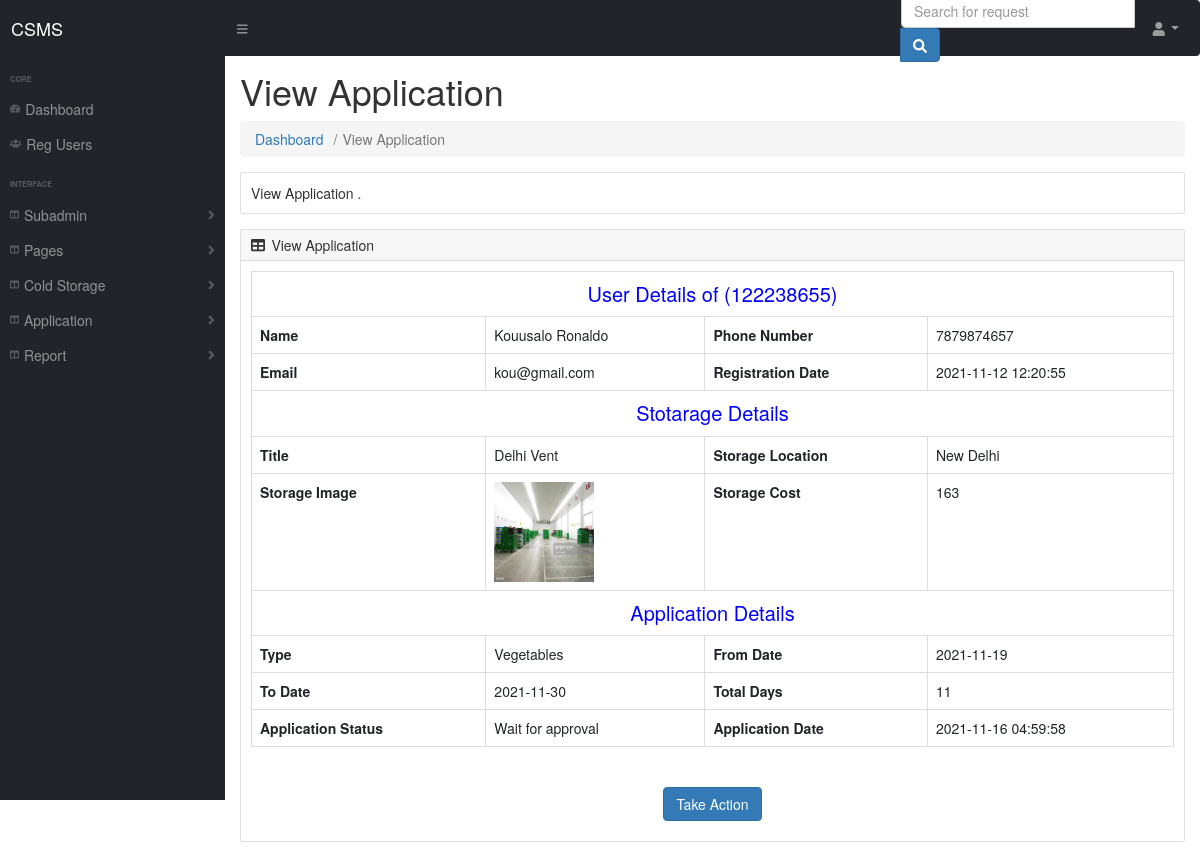
/admin/view-application.php?viewid=2 (signed in), run on the app's committed database.
### tables this page shows
CREATE TABLE `tblapplication` (
  `ID` int(5) NOT NULL,
  `UserID` int(5) DEFAULT NULL,
  `ColdStorageID` int(5) DEFAULT NULL,
  `ApplicationNumber` varchar(200) DEFAULT NULL,
  `Type` varchar(100) DEFAULT NULL,
  `FromDate` varchar(100) DEFAULT NULL,
  `ToDate` varchar(100) DEFAULT NULL,
  `ApplyDate` timestamp NULL DEFAULT current_timestamp(),
  `Remark` varchar(200) DEFAULT NULL,
  `Status` varchar(100) DEFAULT NULL,
  `RemarkDate` timestamp NULL DEFAULT NULL ON UPDATE current_timestamp()
);

CREATE TABLE `tbluser` (
  `ID` int(5) NOT NULL,
  `FirstName` varchar(200) DEFAULT NULL,
  `LastName` varchar(200) DEFAULT NULL,
  `MobileNumber` bigint(10) DEFAULT NULL,
  `Email` varchar(200) DEFAULT NULL,
  `Password` varchar(200) DEFAULT NULL,
  `RegDate` timestamp NULL DEFAULT current_timestamp()
);

CREATE TABLE `tblstorage` (
  `ID` int(5) NOT NULL,
  `Title` varchar(200) DEFAULT NULL,
  `Location` varchar(200) DEFAULT NULL,
  `Image` varchar(200) DEFAULT NULL,
  `Cost` decimal(10,0) DEFAULT NULL,
  `CreationDate` timestamp NULL DEFAULT current_timestamp()
);

### admin/view-application.php (the view, shortened to what this page needs)
<?php session_start();
if(strlen($_SESSION['csmsaid'])==0)
  {
header('location:index.php');
}
else{
  ?>
<!DOCTYPE html>
<html lang="en">
    <head>
        <link href="https://cdn.jsdelivr.net/npm/simple-datatables@latest/dist/style.css" rel="stylesheet" />
        <link href="css/styles.css" rel="stylesheet" />
    </head>
    <body class="sb-nav-fixed">
        <?php include_once("includes/navbar.php");?>
        <div id="layoutSidenav">
            <div id="layoutSidenav_nav">
              <?php include_once("includes/sidebar.php");?>
            </div>
            <div id="layoutSidenav_content">
                <main>
                    <div class="container-fluid px-4">
                        <h1 class="mt-4">View Application</h1>
                        <ol class="breadcrumb mb-4">
                            <li class="breadcrumb-item"><a href="dashboard.php">Dashboard</a></li>
                            <li class="breadcrumb-item active">View Application</li>
                        </ol>
                        <div class="card mb-4">
                            <div class="card-body">
                                View Application
                                .
                            </div>
                        </div>
                        <div class="card mb-4">
                            <div class="card-header">
                                <i class="fas fa-table me-1"></i>
                                View Application
                            </div>
                            <div class="card-body">
                                 <?php
 $viewid=$_GET['viewid'];
$ret=mysqli_query($con,"select tblapplication.ID as aid,tblapplication.ApplicationNumber,tblapplication.Status,tblapplication.FromDate,tblapplication.ToDate,tblapplication.ApplyDate,tblapplication.Type,tbluser.FirstName,tbluser.LastName,tbluser.MobileNumber,tbluser.Email,tbluser.RegDate,tblstorage.Title,tblstorage.Location,tblstorage.Image,tblstorage.Cost,datediff(tblapplication.ToDate,tblapplication.FromDate) as totaldays from tblapplication join tbluser on tbluser.ID=tblapplication.UserID join tblstorage on tblstorage.ID=tblapplication.ColdStorageID where tblapplication.ID='$viewid'");
while ($row=mysqli_fetch_array($ret)) {
?>
<table class="table table-bordered data-table">
 <tr align="center">
<td colspan="4" style="font-size:20px;color:blue">
User Details of (<?php  echo $row['ApplicationNumber'];?>)</td></tr>
 <tr>
    <th>Name</th>
    <td><?php  echo $row['FirstName'];?> <?php  echo $row['LastName'];?></td>
    <th>Phone Number</th>
    <td><?php  echo $row['MobileNumber'];?></td>
  </tr>
  <tr>
    <th>Email</th>
    <td><?php  echo $row['Email'];?></td>
    <th>Registration Date</th>
    <td><?php  echo $row['RegDate'];?></td>
  </tr>
  <tr align="center">
<td colspan="4" style="font-size:20px;color:blue">
 Stotarage Details</td></tr>
 <tr>
  <tr>
    <th>Title</th>
    <td><?php  echo $row['Title'];?></td>
       <th>Storage Location</th>
    <td><?php  echo $row['Location'];?></td>
  </tr>
  <tr>
   <th>Storage Image</th>
    <td><img src="images/<?php  echo $row['Image'];?>" width="100" height="100"></td>
     <th>Storage Cost</th>
    <td><?php  echo $row['Cost'];?></td>
  </tr>
  <tr align="center">
<td colspan="4" style="font-size:20px;color:blue">
 Application Details</td></tr>
 <tr>
  <tr>
    <th>Type</th>
    <td><?php  echo $row['Type'];?></td>
     <th>From Date</th>
    <td><?php  echo $fdate=$row['FromDate'];?></td>
  </tr>
  <tr>
    <th>To Date</th>
    <td><?php  echo $tdate= $row['ToDate'];?></td>
     <th>Total Days</th>
    <td><?php  echo $totaldays= $row['totaldays'];?></td>
  </tr>
  <tr>
    <th>Application Status</th>
    <td> <?php
    $status=$row['Status'];
if($row['Status']=="")
{
  echo "Wait for approval";
}
     ;?></td>
     <th>Application Date</th>
    <td><?php  echo $row['ApplyDate'];?></td>
  </tr>
</table>
 <?php } ?>
<?php if($status==""){ ?>
<p align="center" style="padding-top: 20px;">
 <button class="btn btn-primary waves-effect waves-light w-lg" data-toggle="modal" data-target="#myModal">Take Action</button></p>
<?php } ?>
                </main>
                <?php include_once("includes/sidebar.php");?>
            </div>
        </div>
          <link rel="stylesheet" href="https://maxcdn.bootstrapcdn.com/bootstrap/3.4.1/css/bootstrap.min.css">
    </body>
</html>
<?php } ?>

### data on the page
tblapplication: ApplicationNumber "122238655", UserID.FirstName "Kouusalo", UserID.LastName "Ronaldo", UserID.MobileNumber "7879874657", UserID.Email "kou@gmail.com", UserID.RegDate "2021-11-12 12:20:55", tblstorage.Title "Delhi Vent", tblstorage.Location "New Delhi", tblstorage.Image (picture), tblstorage.Cost "163", Type "Vegetables", FromDate "2021-11-19", ToDate "2021-11-30", totaldays "11", shows "Wait for approval", ApplyDate "2021-11-16 04:59:58"
